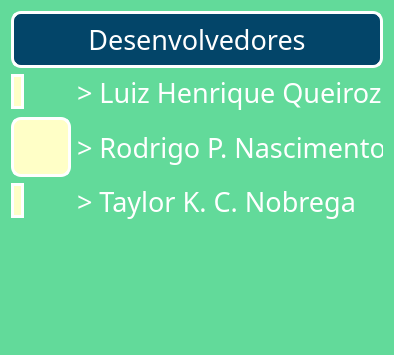
<?xml version="1.0" encoding="UTF-8"?>
<ui version="4.0">
 <class>Sobre</class>
 <widget class="QDialog" name="Sobre">
  <property name="enabled">
   <bool>true</bool>
  </property>
  <property name="geometry">
   <rect>
    <x>0</x>
    <y>0</y>
    <width>394</width>
    <height>355</height>
   </rect>
  </property>
  <property name="minimumSize">
   <size>
    <width>100</width>
    <height>100</height>
   </size>
  </property>
  <property name="maximumSize">
   <size>
    <width>500</width>
    <height>500</height>
   </size>
  </property>
  <property name="windowTitle">
   <string>Sobre Nós</string>
  </property>
  <property name="styleSheet">
   <string notr="true">#Sobre{
	background-color: rgb(98, 218, 154);
}
QLabel{
	color: rgb(255, 255, 255);
}

#titulo{
	background-color: rgb(3, 69, 105);
	border: 3px solid rgb(255, 255, 255);
	border-radius: 10px;
}

#avatar1{
	border: 3px solid rgb(255, 255, 255);
	border-radius: 10px;
	background-color:rgb(255, 255, 199);
}
#avatar2{
	border: 3px solid rgb(255, 255, 255);
	border-radius: 10px;
	background-color:rgb(255, 255, 199);
}
#avatar3{
	border: 3px solid rgb(255, 255, 255);
	border-radius: 10px;
	background-color:rgb(255, 255, 199);
}
























































</string>
  </property>
  <layout class="QVBoxLayout" name="verticalLayout">
   <item>
    <widget class="QLabel" name="titulo">
     <property name="font">
      <font>
       <family>Work In Progress</family>
       <pointsize>20</pointsize>
       <underline>false</underline>
       <strikeout>false</strikeout>
       <kerning>true</kerning>
      </font>
     </property>
     <property name="styleSheet">
      <string notr="true"/>
     </property>
     <property name="frameShadow">
      <enum>QFrame::Plain</enum>
     </property>
     <property name="text">
      <string>Desenvolvedores</string>
     </property>
     <property name="alignment">
      <set>Qt::AlignBottom|Qt::AlignHCenter</set>
     </property>
     <property name="wordWrap">
      <bool>false</bool>
     </property>
    </widget>
   </item>
   <item>
    <layout class="QFormLayout" name="formLayout">
     <item row="0" column="0">
      <widget class="QLabel" name="avatar1">
       <property name="maximumSize">
        <size>
         <width>60</width>
         <height>60</height>
        </size>
       </property>
       <property name="text">
        <string/>
       </property>
       <property name="pixmap">
        <pixmap resource="Arquivos_de_Recursos.qrc">:/imagem/Imagens/avatar.png</pixmap>
       </property>
       <property name="scaledContents">
        <bool>true</bool>
       </property>
      </widget>
     </item>
     <item row="0" column="1">
      <widget class="QLabel" name="nome1">
       <property name="font">
        <font>
         <family>Agency FB</family>
         <pointsize>20</pointsize>
        </font>
       </property>
       <property name="text">
        <string>&gt; Luiz Henrique Queiroz</string>
       </property>
      </widget>
     </item>
     <item row="1" column="1">
      <widget class="QLabel" name="nome2">
       <property name="font">
        <font>
         <family>Agency FB</family>
         <pointsize>20</pointsize>
         <weight>50</weight>
         <bold>false</bold>
        </font>
       </property>
       <property name="text">
        <string>&gt; Rodrigo P. Nascimento</string>
       </property>
      </widget>
     </item>
     <item row="2" column="0">
      <widget class="QLabel" name="avatar3">
       <property name="maximumSize">
        <size>
         <width>60</width>
         <height>60</height>
        </size>
       </property>
       <property name="text">
        <string/>
       </property>
       <property name="pixmap">
        <pixmap resource="Arquivos_de_Recursos.qrc">:/imagem/Imagens/avatar_Taylor.png</pixmap>
       </property>
       <property name="scaledContents">
        <bool>true</bool>
       </property>
      </widget>
     </item>
     <item row="2" column="1">
      <widget class="QLabel" name="nome3">
       <property name="font">
        <font>
         <family>Agency FB</family>
         <pointsize>20</pointsize>
        </font>
       </property>
       <property name="text">
        <string>&gt; Taylor K. C. Nobrega</string>
       </property>
      </widget>
     </item>
     <item row="1" column="0">
      <widget class="QLabel" name="avatar2">
       <property name="minimumSize">
        <size>
         <width>60</width>
         <height>60</height>
        </size>
       </property>
       <property name="maximumSize">
        <size>
         <width>60</width>
         <height>60</height>
        </size>
       </property>
       <property name="text">
        <string/>
       </property>
       <property name="pixmap">
        <pixmap resource="Arquivos_de_Recursos.qrc">:/imagem/Imagens/avatar_Rodrigo.png</pixmap>
       </property>
       <property name="scaledContents">
        <bool>true</bool>
       </property>
      </widget>
     </item>
     <item row="3" column="1">
      <spacer name="verticalSpacer">
       <property name="orientation">
        <enum>Qt::Vertical</enum>
       </property>
       <property name="sizeHint" stdset="0">
        <size>
         <width>20</width>
         <height>40</height>
        </size>
       </property>
      </spacer>
     </item>
    </layout>
   </item>
  </layout>
 </widget>
 <resources>
  <include location="Arquivos_de_Recursos.qrc"/>
 </resources>
 <connections/>
</ui>
